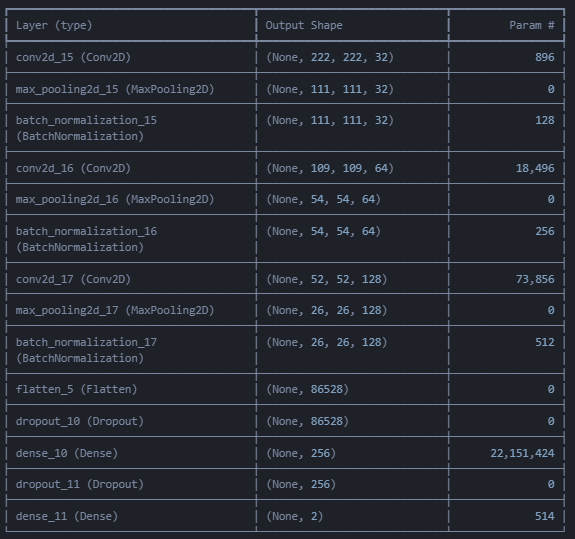
#> input picture image-classification-app/notebooks/fast_mode_cnn.png, 575 x 539 px
$ python -i segmentation.py   (imports and definitions only)
#> lines starting #> are read from the running program, lines starting #| are printed output that depends on the picture; after the words box and inside, x2 and y2 are one past the last pixel; in counts of white or black regions, pixels touching at a corner belong together
"""
Módulo de segmentación de imágenes.

Implementa diferentes metodologías de segmentación para análisis
de fondos y objetos en imágenes.
"""

import cv2
import numpy as np
from pathlib import Path
from typing import Dict, List, Tuple, Optional
import matplotlib.pyplot as plt
from skimage import filters, morphology, measure
from skimage.color import rgb2gray, rgb2hsv
from skimage.segmentation import slic, mark_boundaries
# from skimage.future import graph  # No disponible en esta versión
import logging


class ImageSegmentation:
    """
    Clase para segmentación de imágenes usando diferentes metodologías.
    """

    def __init__(self, logger: Optional[logging.Logger] = None):
        """
        Inicializa el segmentador de imágenes.

        Args:
            logger: Logger opcional para logging
        """
        self.logger = logger or logging.getLogger(__name__)

    def method1_threshold_based(self, image: np.ndarray) -> Dict[str, np.ndarray]:
        """
        Método 1: Segmentación basada en umbrales (Otsu + Morfología).

        Args:
            image: Imagen como array numpy

        Returns:
            Diccionario con máscaras y resultados
        """
        try:
            # Convertir a escala de grises
            gray = cv2.cvtColor(image, cv2.COLOR_RGB2GRAY)

            # Aplicar filtro Gaussiano para reducir ruido
            blurred = cv2.GaussianBlur(gray, (5, 5), 0)

            # Aplicar umbral de Otsu
            otsu_thresh, binary = cv2.threshold(blurred, 0, 255, cv2.THRESH_BINARY + cv2.THRESH_OTSU)
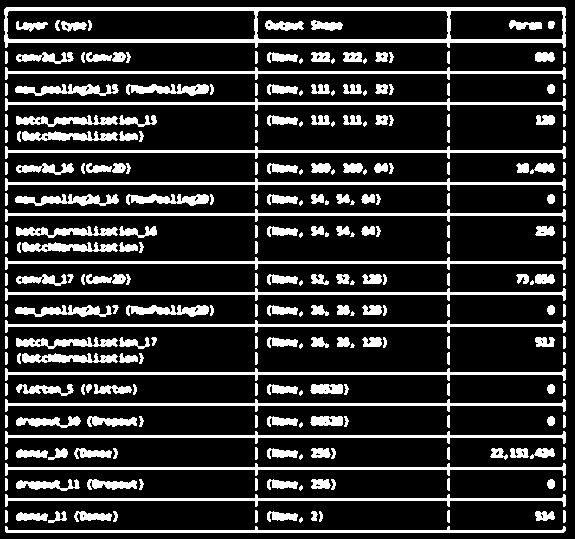
#> binary: shape (539, 575); 19.1% white; 263 white regions (30 under 20 px), largest, box (x1, y1, x2, y2) and area: (4, 7, 566, 48) 4954, (5, 67, 566, 80) 1797, (5, 98, 566, 111) 1797
#> otsu_thresh = 50

            # Operaciones morfológicas para limpiar la máscara
            kernel = cv2.getStructuringElement(cv2.MORPH_ELLIPSE, (5, 5))
            cleaned = cv2.morphologyEx(binary, cv2.MORPH_CLOSE, kernel)
#> cleaned: shape (539, 575); 20.3% white; 157 white regions, largest, box (x1, y1, x2, y2) and area: (4, 7, 566, 48) 4999, (5, 83, 566, 111) 1983, (5, 178, 566, 206) 1983
            cleaned = cv2.morphologyEx(cleaned, cv2.MORPH_OPEN, kernel)
#> cleaned: shape (539, 575); 10% white; 179 white regions (1 under 20 px), largest, box (x1, y1, x2, y2) and area: (17, 131, 143, 142) 966, (17, 242, 143, 253) 966, (17, 353, 143, 364) 966

            # Encontrar el componente más grande (objeto principal)
            num_labels, labels, stats, centroids = cv2.connectedComponentsWithStats(cleaned, connectivity=8)
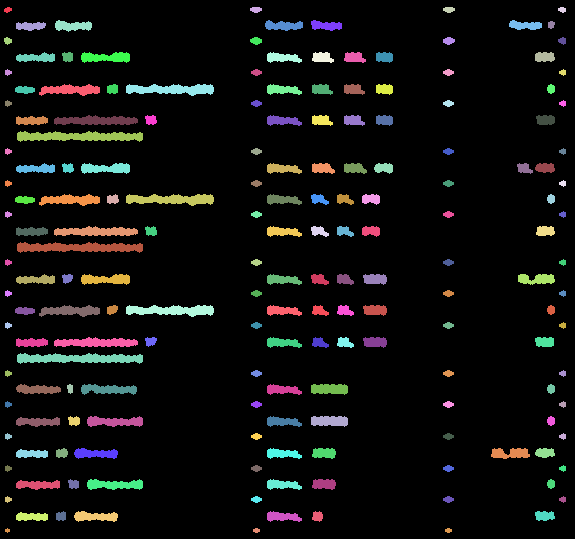
#> labels: shape (539, 575) int32; 180 distinct labels, from 0 to 179; one colour per label, 0 black
#> num_labels = 180; stats = 180 rows, first 6: [0, 0, 575, 539, 278818], [4, 7, 8, 6, 34], [250, 7, 12, 6, 56], [443, 7, 12, 6, 56], [558, 7, 8, 6, 36], [55, 20, 37, 12, 294]; centroids = 180 pairs, first value 7 to 562.4, second value 9.21 to 530

            # Crear máscara del objeto principal
            if num_labels > 1:
                # Encontrar el componente más grande (excluyendo el fondo)
                largest_label = 1 + np.argmax(stats[1:, cv2.CC_STAT_AREA])
#> largest_label = 48
                object_mask = (labels == largest_label).astype(np.uint8) * 255
#> object_mask: shape (539, 575); 0.31% white; 1 white region, box (x1, y1, x2, y2) and area: (17, 131, 143, 142) 966
            else:
                object_mask = np.zeros_like(cleaned)

            # Máscara del fondo (inversa)
            background_mask = 255 - object_mask

            return {
                'method': 'threshold_based',
                'binary': binary,
                'cleaned': cleaned,
                'object_mask': object_mask,
                'background_mask': background_mask,
                'otsu_threshold': otsu_thresh
            }

        except Exception as e:
            self.logger.error(f"Error en segmentación por umbrales: {e}")
            return {}

    def method2_watershed(self, image: np.ndarray) -> Dict[str, np.ndarray]:
        """
        Método 2: Segmentación Watershed.

        Args:
            image: Imagen como array numpy

        Returns:
            Diccionario con máscaras y resultados
        """
        try:
            # Convertir a escala de grises
            gray = cv2.cvtColor(image, cv2.COLOR_RGB2GRAY)

            # Aplicar filtro Gaussiano
            blurred = cv2.GaussianBlur(gray, (5, 5), 0)

            # Detectar bordes
            edges = cv2.Canny(blurred, 50, 150)
#> edges: shape (539, 575); 11.1% white in thin lines or dots

            # Dilatar los bordes para crear marcadores
            kernel = np.ones((3, 3), np.uint8)
            dilated = cv2.dilate(edges, kernel, iterations=1)
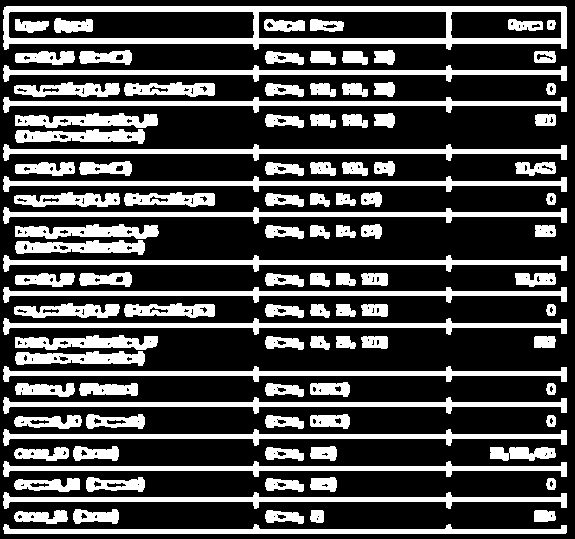
#> dilated: shape (539, 575); 29.6% white; 109 white regions

            # Encontrar contornos para crear marcadores
            contours, _ = cv2.findContours(dilated, cv2.RETR_EXTERNAL, cv2.CHAIN_APPROX_SIMPLE)
#> contours = 103 contours; largest, box (x1, y1, x2, y2) and area: (3, 6, 567, 50) 20920, (3, 492, 567, 509) 2464, (3, 429, 567, 446) 2464, (3, 397, 567, 414) 2464, (3, 318, 567, 335) 2464

            # Crear marcadores para watershed
            markers = np.zeros_like(gray)

            # Marcar objetos (contornos internos)
            for i, contour in enumerate(contours):
                cv2.drawContours(markers, [contour], -1, i + 1, -1)
#> this loop made 103 passes

            # Marcar fondo
            markers[dilated > 0] = 255

            # Aplicar watershed
            markers = markers.astype(np.int32)
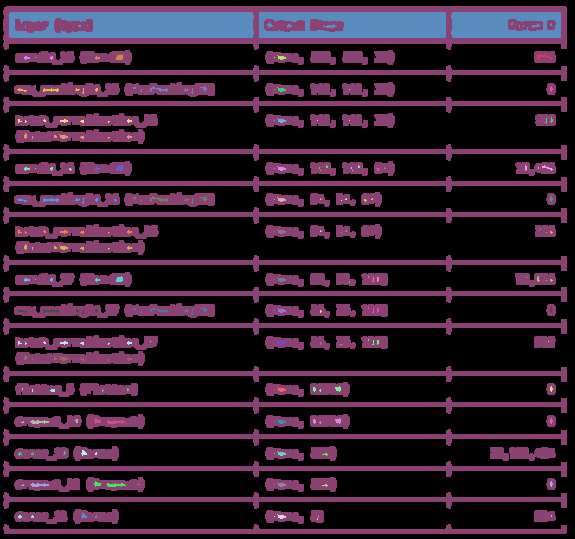
#> markers: shape (539, 575) int32; 86 distinct labels, from 0 to 255; one colour per label, 0 black
            cv2.watershed(image, markers)

            # Crear máscaras
            object_mask = np.zeros_like(gray)
            object_mask[markers > 0] = 255

            background_mask = 255 - object_mask

            return {
                'method': 'watershed',
                'edges': edges,
                'dilated': dilated,
                'markers': markers,
                'object_mask': object_mask,
                'background_mask': background_mask
            }

        except Exception as e:
            self.logger.error(f"Error en segmentación watershed: {e}")
            return {}

    def method3_slic_superpixels(self, image: np.ndarray) -> Dict[str, np.ndarray]:
        """
        Método 3: Segmentación usando SLIC Superpixels.

        Args:
            image: Imagen como array numpy

        Returns:
            Diccionario con máscaras y resultados
        """
        try:
            # Convertir a escala de grises para análisis
            gray = rgb2gray(image)

            # Aplicar SLIC para crear superpixels
            segments = slic(image, n_segments=50, compactness=10, sigma=1)
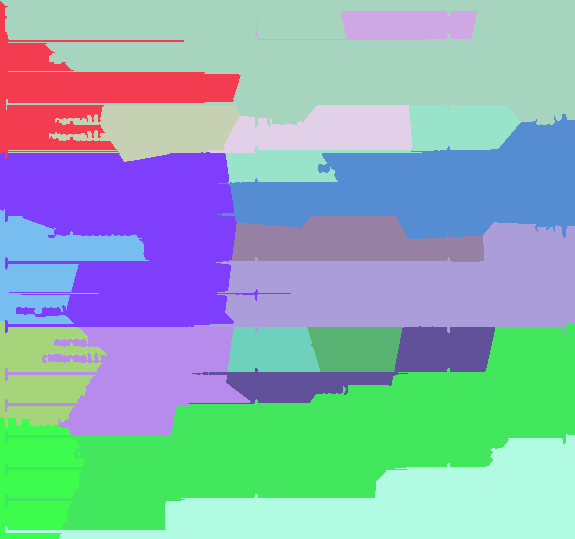
#> segments: shape (539, 575) int64; 19 distinct labels, from 1 to 19; one colour per label, 0 black

            # Calcular características de cada superpixel
            unique_segments = np.unique(segments)
#> unique_segments = 19 values from 1 to 19

            # Analizar cada superpixel para determinar si es fondo u objeto
            object_segments = []

            for segment_id in unique_segments:
                # Crear máscara para este superpixel
                segment_mask = (segments == segment_id)

                # Calcular características del superpixel
                segment_pixels = image[segment_mask]

                if len(segment_pixels) > 0:
                    # Calcular varianza de color (objetos suelen tener más variación)
                    color_variance = np.var(segment_pixels, axis=0).mean()

                    # Calcular posición (fondo suele estar en los bordes)
                    segment_coords = np.where(segment_mask)
                    center_y, center_x = np.mean(segment_coords[0]), np.mean(segment_coords[1])

                    # Normalizar posición
                    height, width = image.shape[:2]
                    normalized_y = center_y / height
                    normalized_x = center_x / width

                    # Distancia al centro (fondo suele estar más lejos del centro)
                    distance_to_center = np.sqrt((normalized_x - 0.5)**2 + (normalized_y - 0.5)**2)

                    # Criterio simple: si tiene alta varianza y está cerca del centro, es objeto
                    if color_variance > 1000 and distance_to_center < 0.4:
                        object_segments.append(segment_id)
#> this loop made 19 passes
#> (color_variance, segment_coords, center_y, center_x, normalized_y, normalized_x, distance_to_center) on passes 1 to 7: (863.3, 49369 positions, rows 0 to 126, columns 0 to 574, 51.7, 318.8, 0.0959, 0.555, 0.408), (929.5, 13604 positions, rows 1 to 158, columns 0 to 240, 94.07, 82.51, 0.175, 0.144, 0.483), (65.17, 3820 positions, rows 11 to 39, columns 255 to 476, 24.96, 404.1, 0.0463, 0.703, 0.497), (644.1, 7128 positions, rows 105 to 161, columns 8 to 239, 129.2, 155.7, 0.24, 0.271, 0.347), (371.2, 6973 positions, rows 105 to 152, columns 208 to 412, 130.4, 326.8, 0.242, 0.568, 0.267), (381.6, 7882 positions, rows 105 to 182, columns 225 to 520, 142.9, 385.4, 0.265, 0.67, 0.29), (656, 24568 positions, rows 114 to 238, columns 217 to 574, 186.9, 433, 0.347, 0.753, 0.296)
#> pass 1, in method3_slic_superpixels, `segment_mask = (segments == segment_id)`:
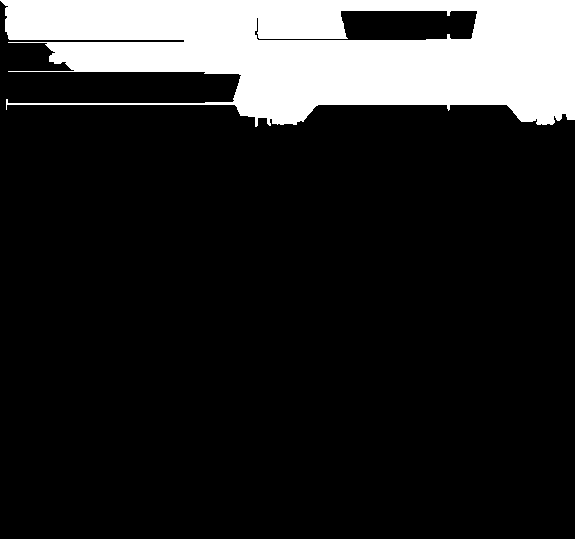
#> segment_mask: shape (539, 575) bool; 15.9% white; 1 white region, box (x1, y1, x2, y2) and area: (0, 0, 575, 127) 49369
#> after the loop:
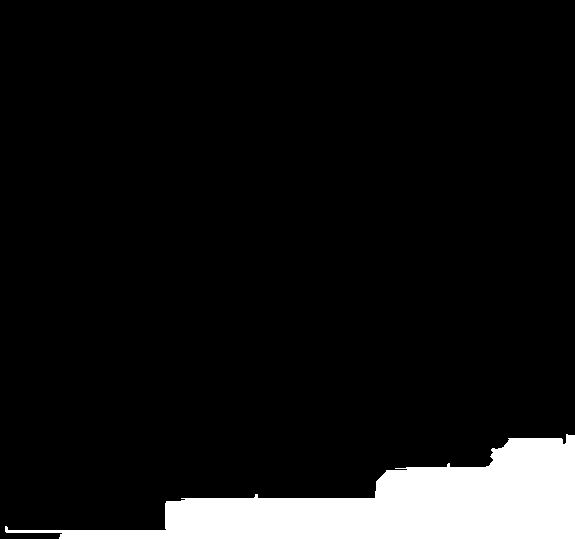
#> segment_mask: shape (539, 575) bool; 8.5% white; 1 white region, box (x1, y1, x2, y2) and area: (5, 434, 575, 539) 26222
#> after the loop, object_segments = []

            # Crear máscaras
            object_mask = np.zeros_like(gray, dtype=np.uint8)
            for segment_id in object_segments:
                object_mask[segments == segment_id] = 255
#> this loop made 0 passes
#> object_mask: shape (539, 575); every value is 0

            background_mask = 255 - object_mask
#> background_mask: shape (539, 575); every value is 255

            return {
                'method': 'slic_superpixels',
                'segments': segments,
                'object_segments': object_segments,
                'object_mask': object_mask,
                'background_mask': background_mask
            }

        except Exception as e:
            self.logger.error(f"Error en segmentación SLIC: {e}")
            return {}

    def extract_background_features(self, image: np.ndarray, background_mask: np.ndarray) -> Dict[str, float]:
        """
        Extrae características del fondo usando la máscara invertida.

        Args:
            image: Imagen original
            background_mask: Máscara del fondo (255 = fondo, 0 = objeto)

        Returns:
            Diccionario con características del fondo
        """
        try:
            # Aplicar máscara para obtener solo el fondo
            background_pixels = image[background_mask > 0]

            if len(background_pixels) == 0:
                return {}

            # Convertir a diferentes espacios de color
            background_rgb = background_pixels
            background_hsv = cv2.cvtColor(background_pixels.reshape(-1, 1, 3), cv2.COLOR_RGB2HSV).reshape(-1, 3)
            background_gray = cv2.cvtColor(background_pixels.reshape(-1, 1, 3), cv2.COLOR_RGB2GRAY).reshape(-1)

            # Características de color del fondo
            bg_color_mean = np.mean(background_rgb, axis=0)
            bg_color_std = np.std(background_rgb, axis=0)

            # Características HSV del fondo
            bg_hsv_mean = np.mean(background_hsv, axis=0)
            bg_hsv_std = np.std(background_hsv, axis=0)

            # Características de textura del fondo
            bg_brightness = np.mean(background_gray)
            bg_contrast = np.std(background_gray)

            # Uniformidad del fondo (baja varianza = más uniforme)
            bg_uniformity = 1 / (1 + np.var(background_gray))

            # Proporción de área de fondo
            total_pixels = image.shape[0] * image.shape[1]
            bg_area_ratio = np.sum(background_mask > 0) / total_pixels

            return {
                'bg_color_r_mean': bg_color_mean[0],
                'bg_color_g_mean': bg_color_mean[1],
                'bg_color_b_mean': bg_color_mean[2],
                'bg_color_r_std': bg_color_std[0],
                'bg_color_g_std': bg_color_std[1],
                'bg_color_b_std': bg_color_std[2],
                'bg_hue_mean': bg_hsv_mean[0],
                'bg_saturation_mean': bg_hsv_mean[1],
                'bg_value_mean': bg_hsv_mean[2],
                'bg_hue_std': bg_hsv_std[0],
                'bg_saturation_std': bg_hsv_std[1],
                'bg_value_std': bg_hsv_std[2],
                'bg_brightness': bg_brightness,
                'bg_contrast': bg_contrast,
                'bg_uniformity': bg_uniformity,
                'bg_area_ratio': bg_area_ratio
            }

        except Exception as e:
            self.logger.error(f"Error extrayendo características del fondo: {e}")
            return {}

    def compare_segmentation_methods(self, image: np.ndarray) -> Dict[str, Dict]:
        """
        Compara los tres métodos de segmentación en una imagen.

        Args:
            image: Imagen como array numpy

        Returns:
            Diccionario con resultados de los tres métodos
        """
        results = {}

        # Aplicar los tres métodos
        results['threshold'] = self.method1_threshold_based(image)
        results['watershed'] = self.method2_watershed(image)
        results['slic'] = self.method3_slic_superpixels(image)

        # Extraer características del fondo para cada método
        for method_name, method_result in results.items():
            if 'background_mask' in method_result:
                bg_features = self.extract_background_features(image, method_result['background_mask'])
                method_result['background_features'] = bg_features
#> this loop made 3 passes
#> (method_name, bg_color_mean in extract_background_features, bg_color_std in extract_background_features, bg_hsv_mean in extract_background_features, bg_hsv_std in extract_background_features, bg_brightness in extract_background_features, bg_contrast in extract_background_features, bg_uniformity in extract_background_features) on passes 1, 3: ('threshold', [36.62, 40.48, 47.87], [21.84, 24.7, 29.32], [109.9, 59.29, 47.87], [0.529, 2.52, 29.32], 40.36, 24.3, 0.00169), ('slic', [36.7, 40.56, 47.97], [21.94, 24.8, 29.43], [109.9, 59.29, 47.97], [0.529, 2.52, 29.43], 40.44, 24.4, 0.00168)
#> (method_name, bg_color_mean in extract_background_features, bg_hsv_mean in extract_background_features, bg_hsv_std in extract_background_features, bg_brightness in extract_background_features, bg_contrast in extract_background_features, bg_uniformity in extract_background_features, bg_area_ratio in extract_background_features) on pass 2: ('watershed', [30, 33, 39], [110, 59, 39], [0, 0, 0], 33, 0, 1, 0.00718)

        return results

    # [62 lines left out: function visualize_segmentation_comparison, not called in this run]

>>> import cv2
>>> picture = cv2.cvtColor(cv2.imread('../notebooks/fast_mode_cnn.png'), cv2.COLOR_BGR2RGB)
>>> result = ImageSegmentation().compare_segmentation_methods(picture)
#> result = 3 items
